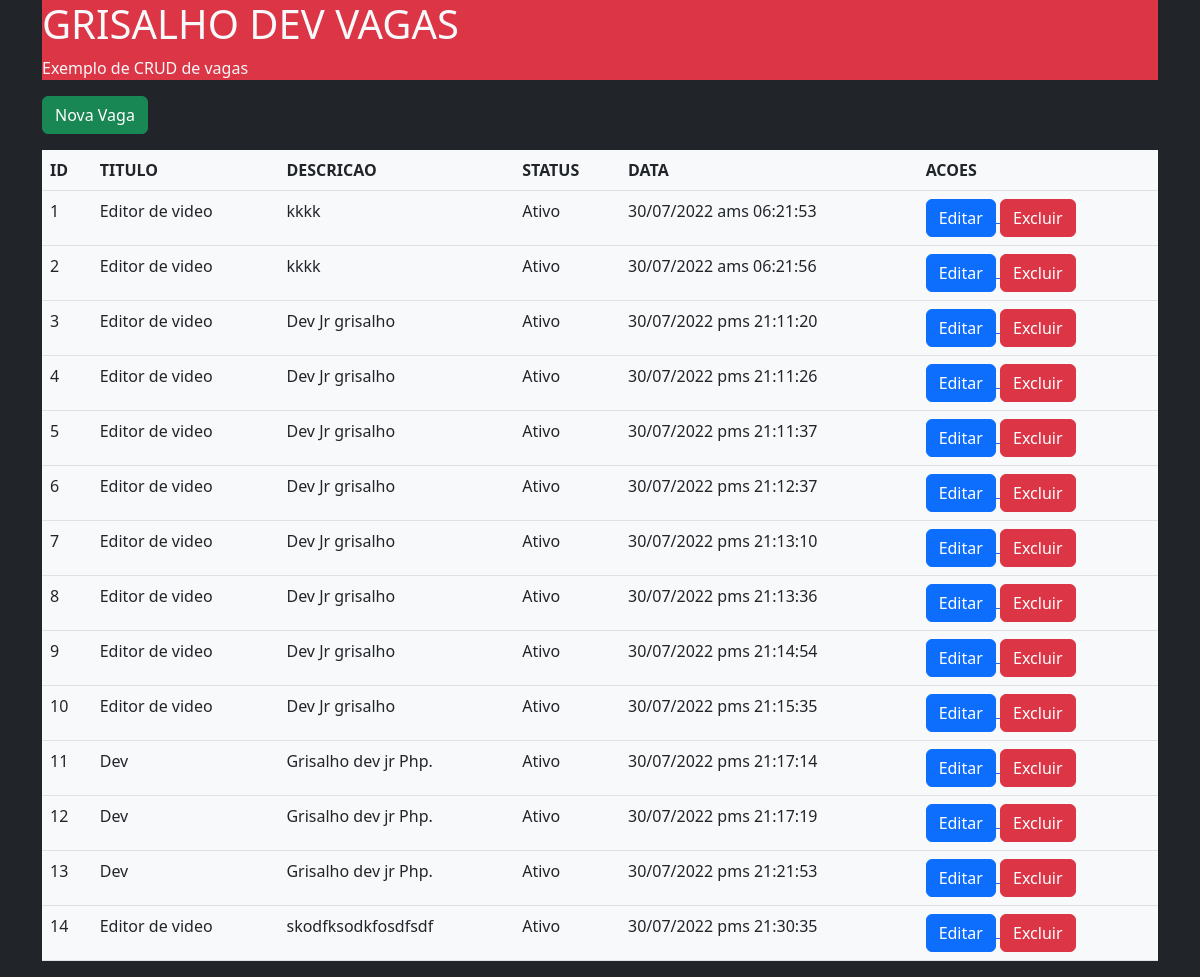
The page / on the database its author committed.
### tables this page shows
CREATE TABLE `vagas` (
  `id` int NOT NULL AUTO_INCREMENT,
  `titulo` varchar(45) NOT NULL,
  `descricao` text NOT NULL,
  `ativo` enum('s','n') NOT NULL,
  `data` timestamp NOT NULL DEFAULT CURRENT_TIMESTAMP ON UPDATE CURRENT_TIMESTAMP,
  PRIMARY KEY (`id`)
);

### index.php (called while the page is built, shortened)
<?php
$vagas = Vaga::getVagas();
require_once __DIR__.'/includes/header.php';
require_once __DIR__.'/includes/listagem.php';
require_once __DIR__.'/includes/footer.php';

### app/Db/DataBase.php (called while the page is built, shortened)
<?php
class DataBase
{
    private string $table;
    private PDO $connection;
    public function __construct($table = null)
    {
        $this->table = $table;
    }
    private function setConnection()
    {
        try {
            $this->connection = new PDO(
                'mysql:host='.self::HOST.
                ';dbname='.self::NAME,
                self::USER,
                self::PASS
            );
            $this->connection->setAttribute(
                PDO::ATTR_ERRMODE,
                PDO::ERRMODE_EXCEPTION
            );
        } catch (PDOException $exeception) {
            die('ERROR: ' . $exeception->getMessage());
        }
    }
    public  function execute($query, $params = [])
    {
        try {
            $statement = $this->connection->prepare($query);
            $statement->execute($params);
            return $statement;
        } catch (PDOException $exeception) {
            die('ERROR: ' . $exeception->getMessage());
        }
    }
    public function select($where = null, $order = null, $limit = null, $fields = null)
    {
        $where = strlen($where) ? 'WHERE'    . $where : '';
        $order = strlen($order) ? 'ORDER BY' . $order : '';
        $limit = strlen($limit) ? 'LIMIT'    . $limit : '';
        $fields = strlen($fields) ? ''      . $limit : '*';
        $query = 'SELECT'. $fields .' FROM '. $this->table .''. $where .''. $order .''. $limit;
        return $this->execute($query);
    }
}

### app/Entity/Vaga.php (called while the page is built, shortened)
<?php
Class Vaga
{
    public static function getVagas($where = null, $order = null, $limit = null)
    {
        return (new DataBase('vagas'))->select($where, $order, $limit)
                                        ->fetchAll(PDO::FETCH_CLASS, self::class);
    }
}

### includes/listagem.php (the view)
<?php
    $resultados = '';
    foreach ($vagas as $vaga) {
        $resultados .= '
            <tr>
                <td>'. $vaga->id .'</td>
                <td>'. $vaga->titulo .'</td>
                <td>'. $vaga->descricao .'</td>
                <td>'. ($vaga->ativo == 's' ? ' Ativo ' : ' Inativo ') .'</td>
                <td>'. date('d/m/Y a\s H:i:s', strtotime($vaga->data) ) .'</td>
                <td>
                    <a href="editar.php?id='. $vaga->id .' ">
                        <button type="button" class="btn btn-primary">Editar</button>
                    </a>
                    <a href="excluir.php?id='. $vaga->id .' ">
                        <button type="button" class="btn btn-danger">Excluir</button>
                    </a>
                </td>
            </tr>
        ';
    }
?>
<main>
    <section>
        <a href="cadastrar.php">
            <button class="btn btn-success">
                Nova Vaga
            </button>
        </a>
    </section>
    <section>
        <table class="table bg-light mt-3">
            <thead>
                <tr>
                    <th>ID</th>
                    <th>TITULO</th>
                    <th>DESCRICAO</th>
                    <th>STATUS</th>
                    <th>DATA</th>
                    <th>ACOES</th>
                </tr>
            </thead>
            <tbody>
                <?=$resultados?>
            </tbody>
        </table>
    </section>
</main>

### includes/header.php (shortened to what this page needs)
<!doctype html>
<html lang="en">
<head>
    <link href="https://cdn.jsdelivr.net/npm/bootstrap@5.2.0/dist/css/bootstrap.min.css" rel="stylesheet">
</head>
<body class="bg-dark text-light">
    <div class="container">
        <div class="jumbotrom bg-danger">
            <h1>GRISALHO DEV VAGAS</h1>
            <p>Exemplo de CRUD de vagas</p>
        </div>

### includes/footer.php (shortened to what this page needs)
</div>
</body>
</html>

### rows shown on the page
vagas: id "1", titulo "Editor de video", descricao "kkkk", ativo "Ativo", data "30/07/2022 ams 06:21:53"
vagas: id "2", titulo "Editor de video", descricao "kkkk", ativo "Ativo", data "30/07/2022 ams 06:21:56"
vagas: id "3", titulo "Editor de video", descricao "Dev Jr grisalho", ativo "Ativo", data "30/07/2022 pms 21:11:20"
vagas: id "4", titulo "Editor de video", descricao "Dev Jr grisalho", ativo "Ativo", data "30/07/2022 pms 21:11:26"
vagas: id "5", titulo "Editor de video", descricao "Dev Jr grisalho", ativo "Ativo", data "30/07/2022 pms 21:11:37"
vagas: id "6", titulo "Editor de video", descricao "Dev Jr grisalho", ativo "Ativo", data "30/07/2022 pms 21:12:37"
vagas: id "7", titulo "Editor de video", descricao "Dev Jr grisalho", ativo "Ativo", data "30/07/2022 pms 21:13:10"
vagas: id "8", titulo "Editor de video", descricao "Dev Jr grisalho", ativo "Ativo", data "30/07/2022 pms 21:13:36"
vagas: id "9", titulo "Editor de video", descricao "Dev Jr grisalho", ativo "Ativo", data "30/07/2022 pms 21:14:54"
vagas: id "10", titulo "Editor de video", descricao "Dev Jr grisalho", ativo "Ativo", data "30/07/2022 pms 21:15:35"
vagas: id "11", titulo "Dev", descricao "Grisalho dev jr Php.", ativo "Ativo", data "30/07/2022 pms 21:17:14"
vagas: id "12", titulo "Dev", descricao "Grisalho dev jr Php.", ativo "Ativo", data "30/07/2022 pms 21:17:19"
vagas: id "13", titulo "Dev", descricao "Grisalho dev jr Php.", ativo "Ativo", data "30/07/2022 pms 21:21:53"
vagas: id "14", titulo "Editor de video", descricao "skodfksodkfosdfsdf", ativo "Ativo", data "30/07/2022 pms 21:30:35"
